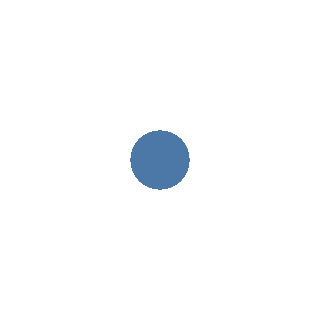

Notebook code for this chart:
### Markdown cell above
## Mark Circle
<font color ="firebrick"> ##Prueba

### Code cell
alt.Chart(dataset).mark_circle()

### Figure 1 — Vega-Lite specification as saved in the notebook (floating-point values rounded to 4 significant figures)
{"config": {"view": {"continuousWidth": 400, "continuousHeight": 300}}, "data": {"name": "data-3d23a3381c61efd5a9c7a8abc82c6d65"}, "mark": "circle", "$schema": "https://vega.github.io/schema/vega-lite/v4.8.1.json", "datasets": {"data-3d23a3381c61efd5a9c7a8abc82c6d65": [{"Series": "I", "X": 10, "Y": 8.04}, {"Series": "I", "X": 8, "Y": 6.95}, {"Series": "I", "X": 13, "Y": 7.58}, {"Series": "I", "X": 9, "Y": 8.81}, {"Series": "I", "X": 11, "Y": 8.33}, {"Series": "I", "X": 14, "Y": 9.96}, {"Series": "I", "X": 6, "Y": 7.24}, {"Series": "I", "X": 4, "Y": 4.26}, {"Series": "I", "X": 12, "Y": 10.84}, {"Series": "I", "X": 7, "Y": 4.81}, {"Series": "I", "X": 5, "Y": 5.68}, {"Series": "II", "X": 10, "Y": 9.14}, {"Series": "II", "X": 8, "Y": 8.14}, {"Series": "II", "X": 13, "Y": 8.74}, {"Series": "II", "X": 9, "Y": 8.77}, {"Series": "II", "X": 11, "Y": 9.26}, {"Series": "II", "X": 14, "Y": 8.1}, {"Series": "II", "X": 6, "Y": 6.13}, {"Series": "II", "X": 4, "Y": 3.1}, {"Series": "II", "X": 12, "Y": 9.13}, {"Series": "II", "X": 7, "Y": 7.26}, {"Series": "II", "X": 5, "Y": 4.74}, {"Series": "III", "X": 10, "Y": 7.46}, {"Series": "III", "X": 8, "Y": 6.77}, {"Series": "III", "X": 13, "Y": 12.74}, {"Series": "III", "X": 9, "Y": 7.11}, {"Series": "III", "X": 11, "Y": 7.81}, {"Series": "III", "X": 14, "Y": 8.84}, {"Series": "III", "X": 6, "Y": 6.08}, {"Series": "III", "X": 4, "Y": 5.39}, {"Series": "III", "X": 12, "Y": 8.15}, {"Series": "III", "X": 7, "Y": 6.42}, {"Series": "III", "X": 5, "Y": 5.73}, {"Series": "IV", "X": 8, "Y": 6.58}, {"Series": "IV", "X": 8, "Y": 5.76}, {"Series": "IV", "X": 8, "Y": 7.71}, {"Series": "IV", "X": 8, "Y": 8.84}, {"Series": "IV", "X": 8, "Y": 8.47}, {"Series": "IV", "X": 8, "Y": 7.04}, {"Series": "IV", "X": 8, "Y": 5.25}, {"Series": "IV", "X": 19, "Y": 12.5}, {"Series": "IV", "X": 8, "Y": 5.56}, {"Series": "IV", "X": 8, "Y": 7.91}, {"Series": "IV", "X": 8, "Y": 6.89}]}}
